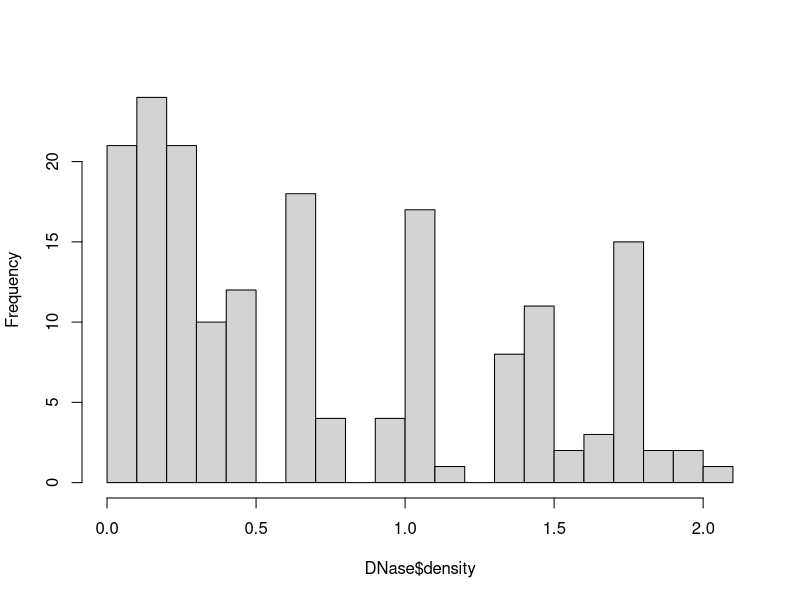
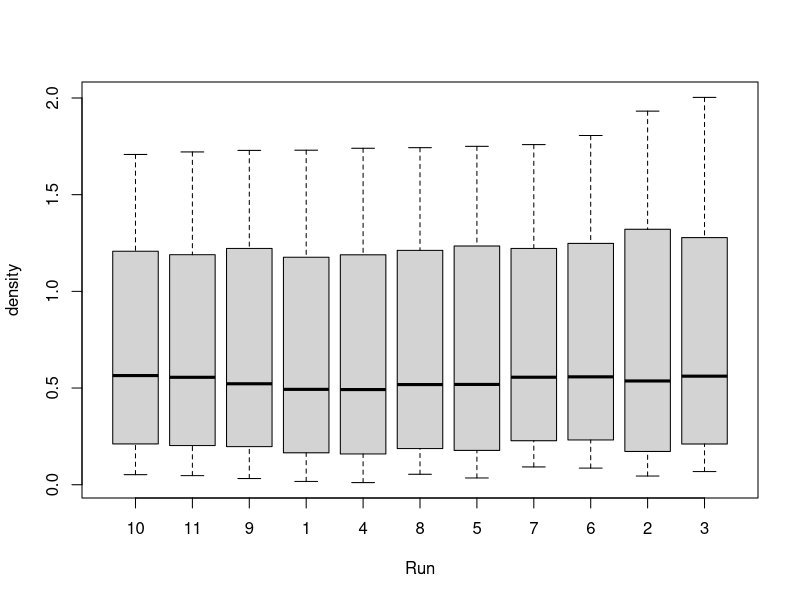

Reproduce these figures in R, in order.
## ---- chunk 1
data(DNase)
head(DNase)
## ---- chunk 2
hist(DNase$density, breaks=25, main = "")
boxplot(density ~ Run, data = DNase)
## ---- chunk 3
pdat <- read.delim("../data/Hiiragi2013_pData.txt", as.is = TRUE)
head(pdat, n = 2)
